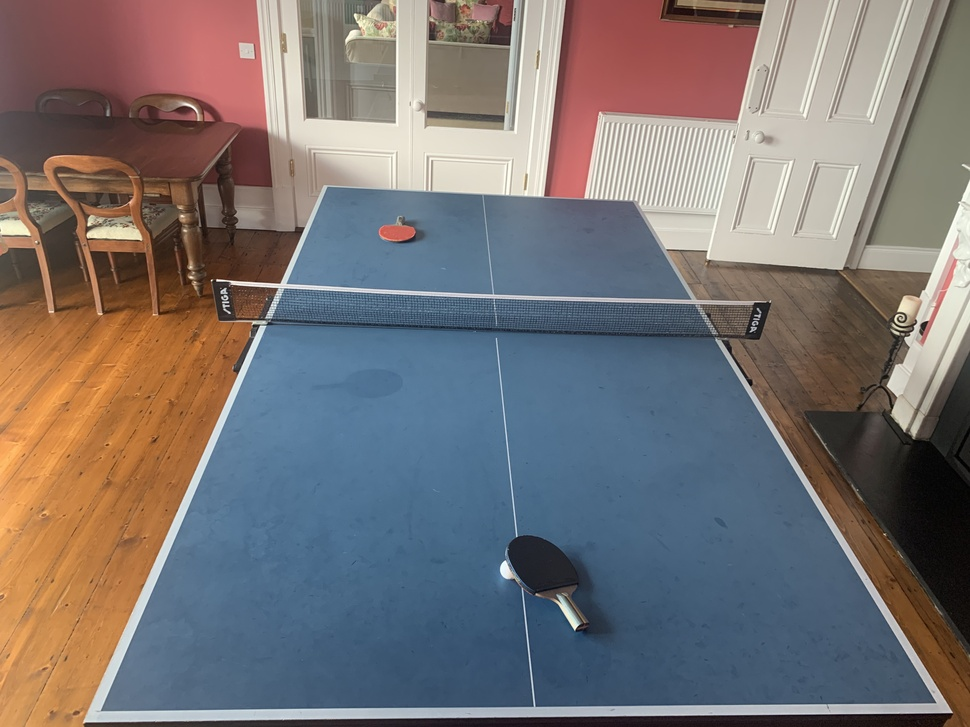
#> input picture python_vision_practise/Table4.jpg, 970 x 727 px, shrunk from 4032 x 3024 before the run, given in place of TableTennis.avi, which was not available
$ python video_detect_orange.py
#> lines starting #> are read from the running program, lines starting #| are printed output that depends on the picture; after the words box and inside, x2 and y2 are one past the last pixel; in counts of white or black regions, pixels touching at a corner belong together; pictures that were not available may be replaced by others from this repository, and a replacement may not be noted
#> in video_analysis, frame is the input picture: shape (727, 970, 3); mean B, G, R 114.8, 114.9, 120.7
import cv2
import numpy as np
from numpy import True_
# import part1

# opt 1= orange_mask, 2= just mask
def perform_orange_mask(img,opt):
    # Define the blue color range in HSV format
#> called with opt = 1
    orange_lower = np.array([15, 100, 100])
    orange_upper = np.array([30, 255, 255])

    # Convert the input image to HSV color space
    hsv = cv2.cvtColor(img, cv2.COLOR_BGR2HSV)
#> hsv: shape (727, 970, 3); mean H, S, V 59.4, 90.2, 142.4

    # Create a mask for the blue color
    mask = cv2.inRange(hsv, orange_lower, orange_upper)
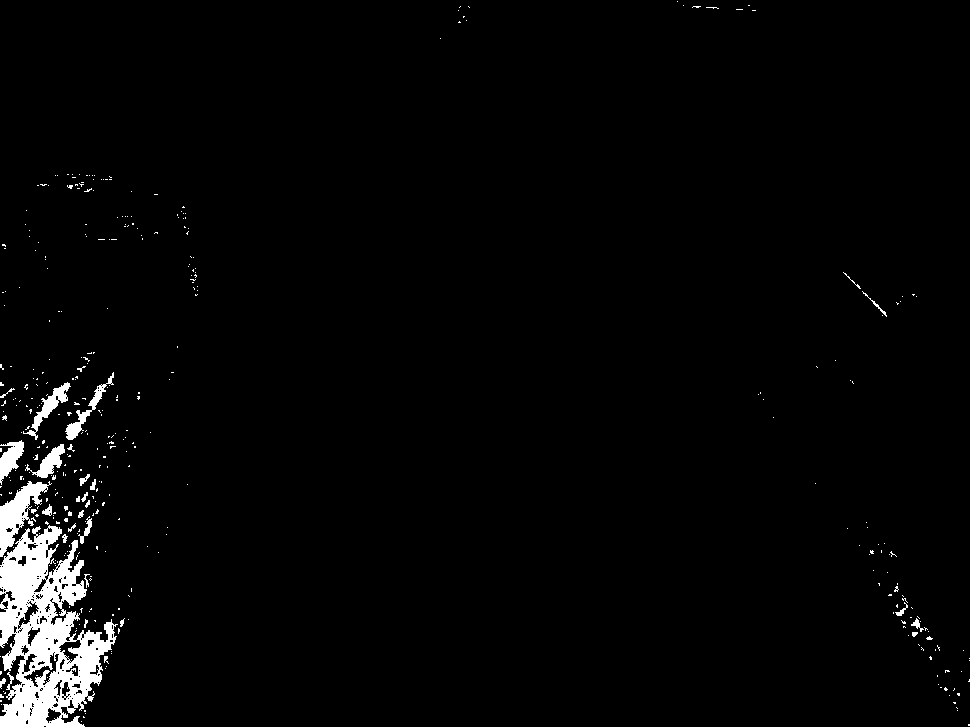
#> mask: shape (727, 970); 2.6% white; 388 white regions (358 under 20 px), largest, box (x1, y1, x2, y2) and area: (0, 525, 118, 727) 12469, (0, 481, 52, 557) 1460, (23, 382, 71, 440) 614

    # Perform dilations and erosions on the mask
    mask = cv2.erode(mask, None, iterations=2)
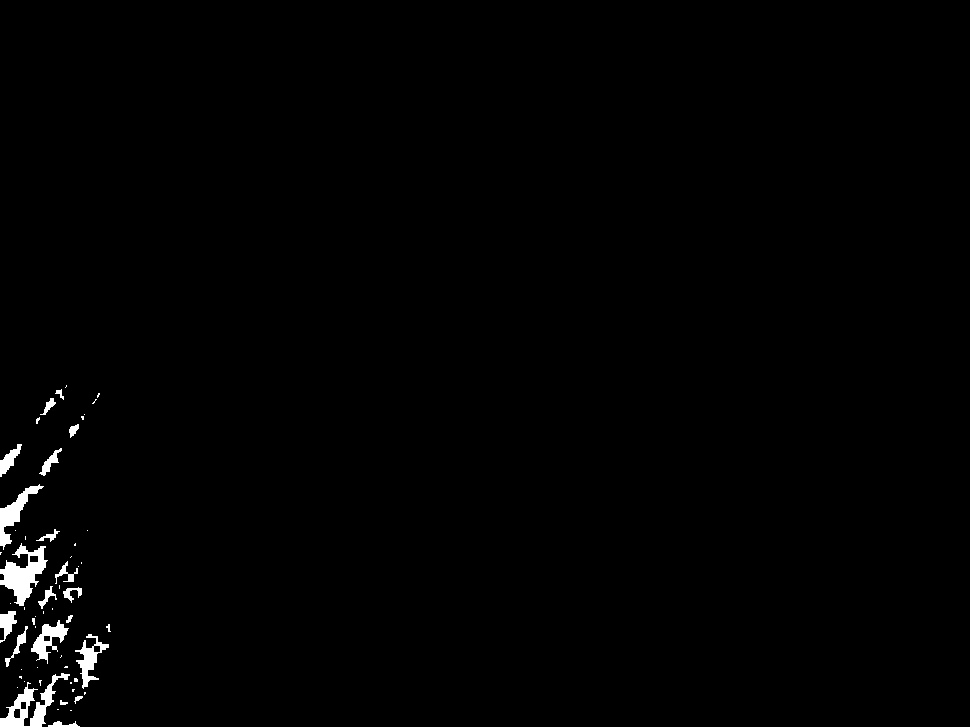
#> mask: shape (727, 970); 0.95% white; 57 white regions (36 under 20 px), largest, box (x1, y1, x2, y2) and area: (0, 543, 48, 606) 1365, (0, 673, 70, 727) 1191, (0, 484, 44, 550) 800
    mask = cv2.dilate(mask, None, iterations=2)
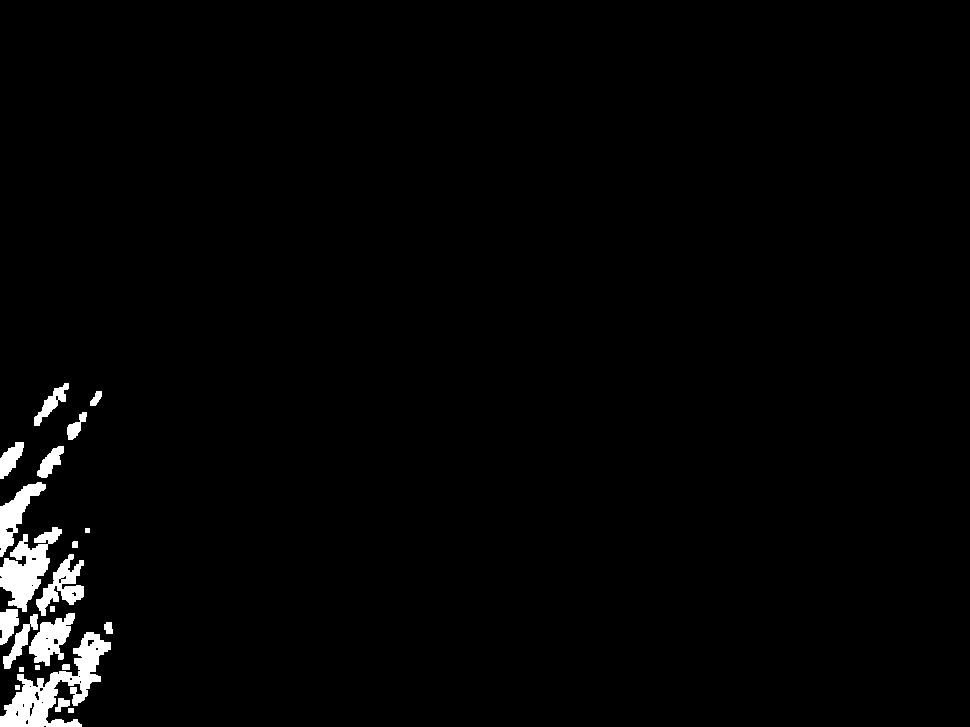
#> mask: shape (727, 970); 1.9% white; 22 white regions, largest, box (x1, y1, x2, y2) and area: (0, 632, 111, 727) 3776, (0, 527, 62, 612) 2392, (29, 613, 75, 666) 1267

    # Apply the mask to the original image
    orange_masked_image = cv2.bitwise_and(img, img, mask=mask)
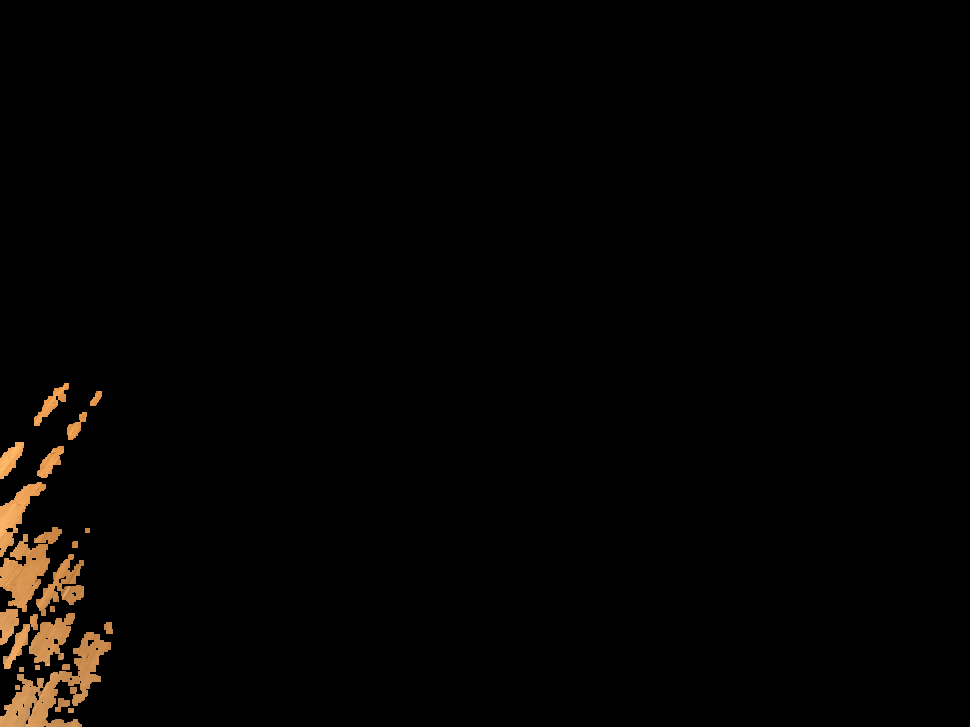
#> orange_masked_image: shape (727, 970, 3); mean B, G, R 1.6, 2.8, 4

    if(opt == 1) : return orange_masked_image;
    if(opt == 2) : return mask;


def video_analysis():
    # Open the video file
    video_path = "TableTennis.avi"
    cap = cv2.VideoCapture(video_path)
    if not cap.isOpened(): print("Error: Could not open the video file."); exit();

    frame_count = 0;
    analyse = True;
    while analyse:
        frame_count = frame_count + 1
        if(frame_count >100): analyse = False; # end after 100 frames
        print("FRAME_COUNT: ",frame_count)
        ret, frame = cap.read()
        if not ret:
            break

        # Perform frame analysis here
        analyse_frame(frame,frame_count)

        # Display the frame
        # cv2.imshow('Frame', frame)

        # Exit the loop when 'q' is pressed
        if cv2.waitKey(1) & 0xFF == ord('q'):
#> (key q is pressed here)
            break

    cap.release()

def analyse_frame(frame, count):
        # Display the frame
        cv2.imshow('Frame', frame)
        orange_mask = perform_orange_mask(frame,1)
        cv2.imshow("mask",orange_mask)


video_analysis()
cv2.waitKey(0)
cv2.destroyAllWindows()
